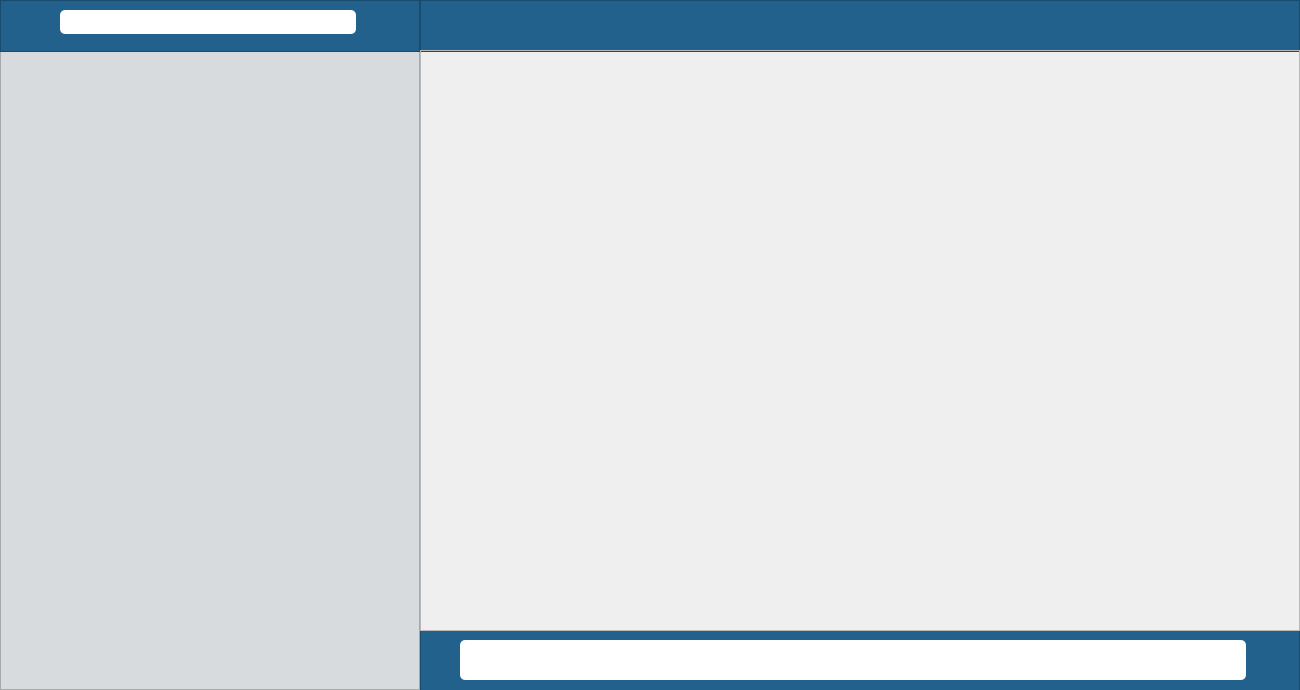
<?xml version="1.0" encoding="UTF-8"?>
<ui version="4.0">
 <class>MainWindow</class>
 <widget class="QMainWindow" name="MainWindow">
  <property name="geometry">
   <rect>
    <x>0</x>
    <y>0</y>
    <width>1300</width>
    <height>690</height>
   </rect>
  </property>
  <property name="sizePolicy">
   <sizepolicy hsizetype="Preferred" vsizetype="Minimum">
    <horstretch>0</horstretch>
    <verstretch>0</verstretch>
   </sizepolicy>
  </property>
  <property name="windowTitle">
   <string>MainWindow</string>
  </property>
  <widget class="QWidget" name="centralwidget">
   <widget class="QFrame" name="frame">
    <property name="geometry">
     <rect>
      <x>0</x>
      <y>50</y>
      <width>420</width>
      <height>640</height>
     </rect>
    </property>
    <property name="styleSheet">
     <string notr="true">background-color: rgb(215, 219, 221);</string>
    </property>
    <property name="frameShape">
     <enum>QFrame::StyledPanel</enum>
    </property>
    <property name="frameShadow">
     <enum>QFrame::Raised</enum>
    </property>
   </widget>
   <widget class="QFrame" name="frame_2">
    <property name="geometry">
     <rect>
      <x>420</x>
      <y>0</y>
      <width>880</width>
      <height>52</height>
     </rect>
    </property>
    <property name="styleSheet">
     <string notr="true">background-color: rgb(33, 97, 140);</string>
    </property>
    <property name="frameShape">
     <enum>QFrame::StyledPanel</enum>
    </property>
    <property name="frameShadow">
     <enum>QFrame::Raised</enum>
    </property>
   </widget>
   <widget class="QFrame" name="frame_3">
    <property name="geometry">
     <rect>
      <x>0</x>
      <y>0</y>
      <width>420</width>
      <height>52</height>
     </rect>
    </property>
    <property name="styleSheet">
     <string notr="true">background-color: rgb(33, 97, 140);</string>
    </property>
    <property name="frameShape">
     <enum>QFrame::StyledPanel</enum>
    </property>
    <property name="frameShadow">
     <enum>QFrame::Raised</enum>
    </property>
    <widget class="QLabel" name="label">
     <property name="geometry">
      <rect>
       <x>60</x>
       <y>10</y>
       <width>296</width>
       <height>24</height>
      </rect>
     </property>
     <property name="styleSheet">
      <string notr="true">border-radius: 5px;
background-color: rgb(255, 255, 255);</string>
     </property>
     <property name="text">
      <string/>
     </property>
    </widget>
   </widget>
   <widget class="QFrame" name="frame_4">
    <property name="geometry">
     <rect>
      <x>420</x>
      <y>630</y>
      <width>880</width>
      <height>61</height>
     </rect>
    </property>
    <property name="styleSheet">
     <string notr="true">background-color: rgb(33, 97, 140);</string>
    </property>
    <property name="frameShape">
     <enum>QFrame::StyledPanel</enum>
    </property>
    <property name="frameShadow">
     <enum>QFrame::Raised</enum>
    </property>
    <widget class="QLabel" name="label_2">
     <property name="geometry">
      <rect>
       <x>40</x>
       <y>10</y>
       <width>786</width>
       <height>40</height>
      </rect>
     </property>
     <property name="styleSheet">
      <string notr="true">border-radius: 5px;
background-color: rgb(255, 255, 255);</string>
     </property>
     <property name="text">
      <string/>
     </property>
    </widget>
   </widget>
   <widget class="QFrame" name="frame_5">
    <property name="geometry">
     <rect>
      <x>420</x>
      <y>50</y>
      <width>880</width>
      <height>581</height>
     </rect>
    </property>
    <property name="frameShape">
     <enum>QFrame::StyledPanel</enum>
    </property>
    <property name="frameShadow">
     <enum>QFrame::Raised</enum>
    </property>
   </widget>
  </widget>
 </widget>
 <resources/>
 <connections/>
</ui>
